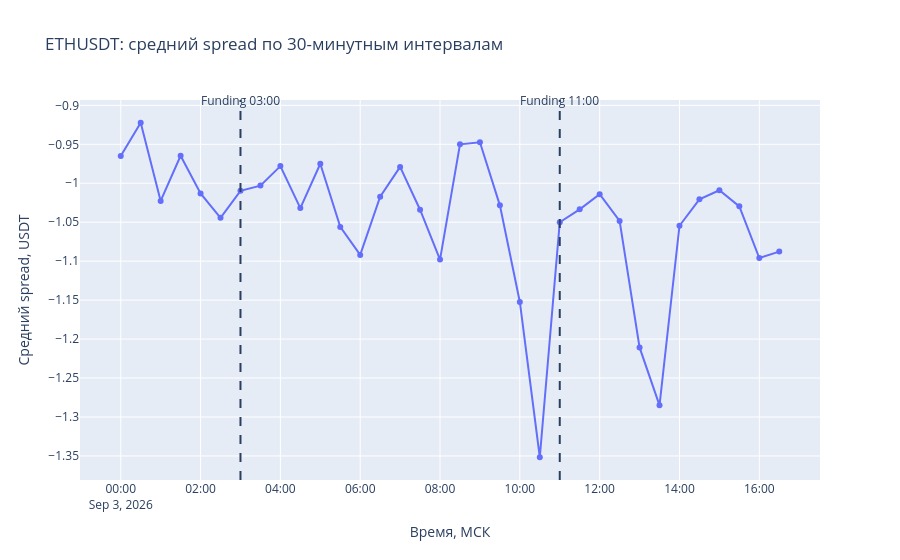

This figure's notebook cell:
### Code cell
fig_eth_30min = go.Figure()

fig_eth_30min.add_trace(
    go.Scatter(
        x=eth_spread_30min.index,
        y=eth_spread_30min.values,
        mode="lines+markers",
        name="Средний spread за 30 минут"
    )
)

for funding_time, label in [
    ("2026-09-03 03:00:00", "Funding 03:00"),
    ("2026-09-03 11:00:00", "Funding 11:00")
]:
    fig_eth_30min.add_shape(
        type="line",
        x0=funding_time,
        x1=funding_time,
        y0=0,
        y1=1,
        xref="x",
        yref="paper",
        line=dict(dash="dash")
    )

    fig_eth_30min.add_annotation(
        x=funding_time,
        y=1,
        xref="x",
        yref="paper",
        text=label,
        showarrow=False,
        yshift=10
    )

fig_eth_30min.update_layout(
    title="ETHUSDT: средний spread по 30-минутным интервалам",
    xaxis_title="Время, МСК",
    yaxis_title="Средний spread, USDT",
    hovermode="x unified"
)

fig_eth_30min.show()

### Figure 1 — Plotly figure (JSON) as saved in the notebook; plotly's stock layout.template omitted (floating-point values rounded to 4 significant figures)
{"data": [{"mode": "lines+markers", "name": "Средний spread за 30 минут", "type": "scatter", "x": ["2026-09-03T00:00:00+03:00", "2026-09-03T00:30:00+03:00", "2026-09-03T01:00:00+03:00", "2026-09-03T01:30:00+03:00", "2026-09-03T02:00:00+03:00", "2026-09-03T02:30:00+03:00", "2026-09-03T03:00:00+03:00", "2026-09-03T03:30:00+03:00", "2026-09-03T04:00:00+03:00", "2026-09-03T04:30:00+03:00", "2026-09-03T05:00:00+03:00", "2026-09-03T05:30:00+03:00", "2026-09-03T06:00:00+03:00", "2026-09-03T06:30:00+03:00", "2026-09-03T07:00:00+03:00", "2026-09-03T07:30:00+03:00", "2026-09-03T08:00:00+03:00", "2026-09-03T08:30:00+03:00", "2026-09-03T09:00:00+03:00", "2026-09-03T09:30:00+03:00", "2026-09-03T10:00:00+03:00", "2026-09-03T10:30:00+03:00", "2026-09-03T11:00:00+03:00", "2026-09-03T11:30:00+03:00", "2026-09-03T12:00:00+03:00", "2026-09-03T12:30:00+03:00", "2026-09-03T13:00:00+03:00", "2026-09-03T13:30:00+03:00", "2026-09-03T14:00:00+03:00", "2026-09-03T14:30:00+03:00", "2026-09-03T15:00:00+03:00", "2026-09-03T15:30:00+03:00", "2026-09-03T16:00:00+03:00", "2026-09-03T16:30:00+03:00"], "y": [-0.965, -0.9223, -1.023, -0.9647, -1.013, -1.044, -1.01, -1.003, -0.978, -1.032, -0.975, -1.056, -1.092, -1.017, -0.979, -1.034, -1.098, -0.95, -0.9473, -1.028, -1.152, -1.352, -1.05, -1.033, -1.014, -1.048, -1.211, -1.285, -1.055, -1.021, -1.009, -1.03, -1.096, -1.088]}], "layout": {"annotations": [{"showarrow": false, "text": "Funding 03:00", "x": "2026-09-03 03:00:00", "xref": "x", "y": 1, "yref": "paper", "yshift": 10}, {"showarrow": false, "text": "Funding 11:00", "x": "2026-09-03 11:00:00", "xref": "x", "y": 1, "yref": "paper", "yshift": 10}], "hovermode": "x unified", "shapes": [{"line": {"dash": "dash"}, "type": "line", "x0": "2026-09-03 03:00:00", "x1": "2026-09-03 03:00:00", "xref": "x", "y0": 0, "y1": 1, "yref": "paper"}, {"line": {"dash": "dash"}, "type": "line", "x0": "2026-09-03 11:00:00", "x1": "2026-09-03 11:00:00", "xref": "x", "y0": 0, "y1": 1, "yref": "paper"}], "title": {"text": "ETHUSDT: средний spread по 30-минутным интервалам"}, "xaxis": {"title": {"text": "Время, МСК"}}, "yaxis": {"title": {"text": "Средний spread, USDT"}}}}
